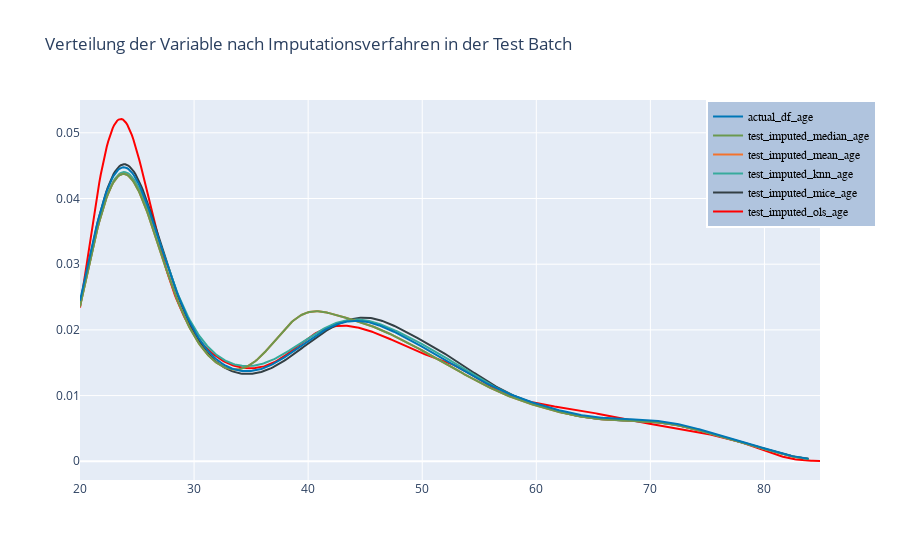

This figure's notebook cell:
### Markdown cell above
### Imputation auf der Test Batch

### Code cell
hist_data_test = [np.array(X_train_df_regression['age'], dtype=np.int64), np.array(X_test_df_mice['age'], dtype=np.int64), np.array(X_test_df_knn['age'], dtype=np.int64), np.array(X_test_mean['age'], dtype=np.int64), np.array(X_test_median['age'], dtype=np.int64), np.array(X_test_original_age['age'], dtype=np.int64)]

group_labels = ['test_imputed_ols_age','test_imputed_mice_age','test_imputed_knn_age','test_imputed_mean_age', 'test_imputed_median_age', 'actual_df_age']
colors = ['red', '#333F44', '#37AA9C', '#f3722c', '#6a994e', '#0077b6']

# Create distplot with curve_type set to 'normal'
fig = ff.create_distplot(hist_data_test, group_labels, show_hist=False, colors=colors, rug_text=None, show_rug=False)
fig.update_layout(legend=dict(x=0.846,y=1,traceorder="reversed",title_font_family="Times New Roman",font=dict(family="Courier",size=12,color="black"),bgcolor="LightSteelBlue",bordercolor="#fff",borderwidth=2))

# Add title
fig.update_layout(title_text='Verteilung der Variable nach Imputationsverfahren in der Test Batch')
fig.show()

### Figure 1 — Plotly figure (JSON) as saved in the notebook; plotly's stock layout.template omitted (floating-point values rounded to 4 significant figures; data arrays with more than 128 entries replaced by an {"elided": "..."} marker saying what was removed)
{"data": [{"legendgroup": "test_imputed_ols_age", "marker": {"color": "red"}, "mode": "lines", "name": "test_imputed_ols_age", "showlegend": true, "type": "scatter", "x": {"elided": "500 float values"}, "xaxis": "x", "y": {"elided": "500 float values"}, "yaxis": "y"}, {"legendgroup": "test_imputed_mice_age", "marker": {"color": "#333F44"}, "mode": "lines", "name": "test_imputed_mice_age", "showlegend": true, "type": "scatter", "x": {"elided": "500 float values"}, "xaxis": "x", "y": {"elided": "500 float values"}, "yaxis": "y"}, {"legendgroup": "test_imputed_knn_age", "marker": {"color": "#37AA9C"}, "mode": "lines", "name": "test_imputed_knn_age", "showlegend": true, "type": "scatter", "x": {"elided": "500 float values"}, "xaxis": "x", "y": {"elided": "500 float values"}, "yaxis": "y"}, {"legendgroup": "test_imputed_mean_age", "marker": {"color": "#f3722c"}, "mode": "lines", "name": "test_imputed_mean_age", "showlegend": true, "type": "scatter", "x": {"elided": "500 float values"}, "xaxis": "x", "y": {"elided": "500 float values"}, "yaxis": "y"}, {"legendgroup": "test_imputed_median_age", "marker": {"color": "#6a994e"}, "mode": "lines", "name": "test_imputed_median_age", "showlegend": true, "type": "scatter", "x": {"elided": "500 float values"}, "xaxis": "x", "y": {"elided": "500 float values"}, "yaxis": "y"}, {"legendgroup": "actual_df_age", "marker": {"color": "#0077b6"}, "mode": "lines", "name": "actual_df_age", "showlegend": true, "type": "scatter", "x": {"elided": "500 float values"}, "xaxis": "x", "y": {"elided": "500 float values"}, "yaxis": "y"}], "layout": {"barmode": "overlay", "hovermode": "closest", "legend": {"bgcolor": "LightSteelBlue", "bordercolor": "#fff", "borderwidth": 2, "font": {"color": "black", "family": "Courier", "size": 12}, "title": {"font": {"family": "Times New Roman"}}, "traceorder": "reversed", "x": 0.846, "y": 1}, "title": {"text": "Verteilung der Variable nach Imputationsverfahren in der Test Batch"}, "xaxis": {"anchor": "y2", "domain": [0, 1], "zeroline": false}, "yaxis": {"anchor": "free", "domain": [0, 1], "position": 0}}}
